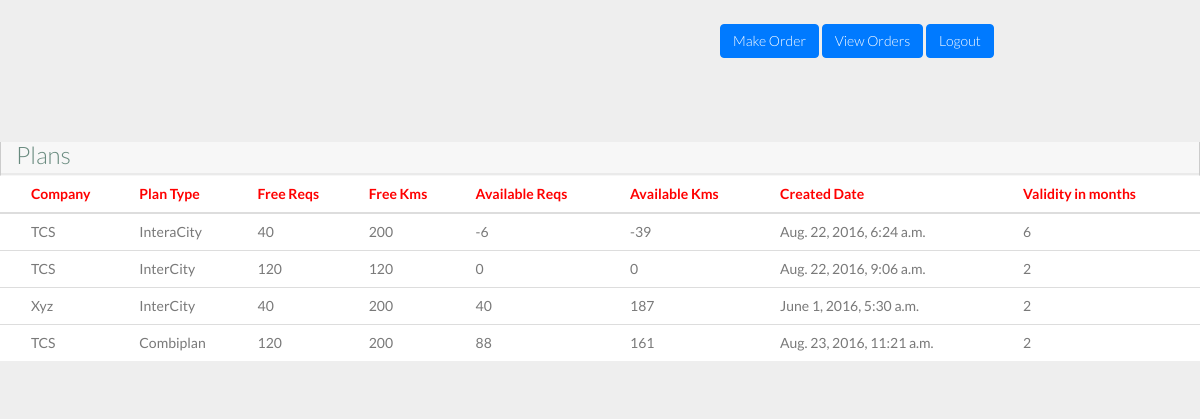
The app's page /planlist (signed in) with its own data.
### corporatePlans/models.py (models this page shows, shortened)
class Plan(models.Model):
	plan_type = models.ForeignKey('Type')
	company = models.ForeignKey('Company')
	free_req_in_plan = models.IntegerField()
	free_kms_in_plan = models.IntegerField()
	free_kms_per_req = models.IntegerField()
	kms_eqivalent_per_hour= models.IntegerField(null=True)
	validity_in_months = models.IntegerField()
	no_of_req_remaining = models.IntegerField()
	kms_remaining = models.IntegerField()
	created_date = models.DateTimeField(auto_now=True)
	last_updated = models.DateTimeField()

class Company(models.Model):
    name = models.CharField(max_length=60,unique=True)
    UID = models.CharField(max_length=30,unique=True)
    address = models.TextField(max_length=400)
    created_date = models.DateTimeField(auto_now=True)
    def __str__(self):
    	return self.name

class Type(models.Model):
    name = models.CharField(max_length=30,unique=True)
    created_date = models.DateTimeField(auto_now=True)
    def __str__(self):
    	return self.name

### corporatePlans/views.py (the view)
# urls.py: url(r'^planlist',view_company_plans),
@login_required(login_url='/login')
def view_company_plans(request):
	planslist = Plan.objects.all()
	return render(request,'planslist.html',{'plan_list':planslist})

### corporatePlans/templates/planslist.html (shortened to what this page needs)
<!DOCTYPE html>
<html lang="en">
  <head>
    <link href="../static/css/bootstrap.min.css" rel="stylesheet">
    <link href="../static/css/bootstrap-theme.css" rel="stylesheet">
    <link href="../static/css/elegant-icons-style.css" rel="stylesheet" />
    <link href="../static/css/font-awesome.min.css" rel="stylesheet" />
    <link href="../static/css/style.css" rel="stylesheet">
    <link href="../static/css/style-responsive.css" rel="stylesheet" />
  </head>
  <div style="margin-left:60%;margin-top:2%">
            <form  action="/order" method="get">
            <button class="btn btn-primary" type="submit">Make Order</button>
            </form>
            <form  action="/listorder" method="get">
            <button class="btn btn-primary" type="submit">View Orders</button>
            </form>
            <form  action="/logout" method="post">
            <button class="btn btn-primary" type="submit">Logout</button>
            </form>
   </div>
<div class="row">
  <div class="col-lg-12">
    <section class="panel">
      <div class="table-responsive" style="margin-top:7%">
  <header class="panel-heading">
               <h3>Plans</h3>
              </header>
                <table class="table">
                  <thead>
                    <tr>
		  <th> </th>
                      <th>Company</th>
                      <th>Plan Type</th>
                      <th>Free Reqs</th>
                      <th>Free Kms</th>
                      <th>Available Reqs</th>
                      <th>Available Kms</th>
                      <th>Created Date</th>
                      <th>Validity in months</th>
                    </tr>
                  </thead>
                  <tbody>
	  {% for i in plan_list %}
                    <tr>
                      <td> </td>
                      <td>{{i.company}}</td>
                      <td>{{i.plan_type}}</td>
                      <td>{{i.free_req_in_plan}}</td>
                      <td>{{i.free_kms_in_plan}}</td>
                      <td>{{i.no_of_req_remaining}}</td>
                      <td>{{i.kms_remaining}}</td>
                      <td>{{i.created_date}}</td>
                      <td>{{i.validity_in_months}}</td>
                    </tr>
		{% endfor %}
                  </tbody>
                </table>
              </div>
          </section>
      </div>
  </div>
</html>

### corporatePlans/templates/planslist.html (style rules this page uses)
form { display: inline-block; }

### records on screen
Plan: company "TCS", plan_type "InteraCity", free_req_in_plan "40", free_kms_in_plan "200", no_of_req_remaining "-6", kms_remaining "-39", created_date "Aug. 22, 2016, 6:24 a.m.", validity_in_months "6"
Plan: company "TCS", plan_type "InterCity", free_req_in_plan "120", free_kms_in_plan "120", no_of_req_remaining "0", kms_remaining "0", created_date "Aug. 22, 2016, 9:06 a.m.", validity_in_months "2"
Plan: company "Xyz", plan_type "InterCity", free_req_in_plan "40", free_kms_in_plan "200", no_of_req_remaining "40", kms_remaining "187", created_date "June 1, 2016, 5:30 a.m.", validity_in_months "2"
Plan: company "TCS", plan_type "Combiplan", free_req_in_plan "120", free_kms_in_plan "200", no_of_req_remaining "88", kms_remaining "161", created_date "Aug. 23, 2016, 11:21 a.m.", validity_in_months "2"
